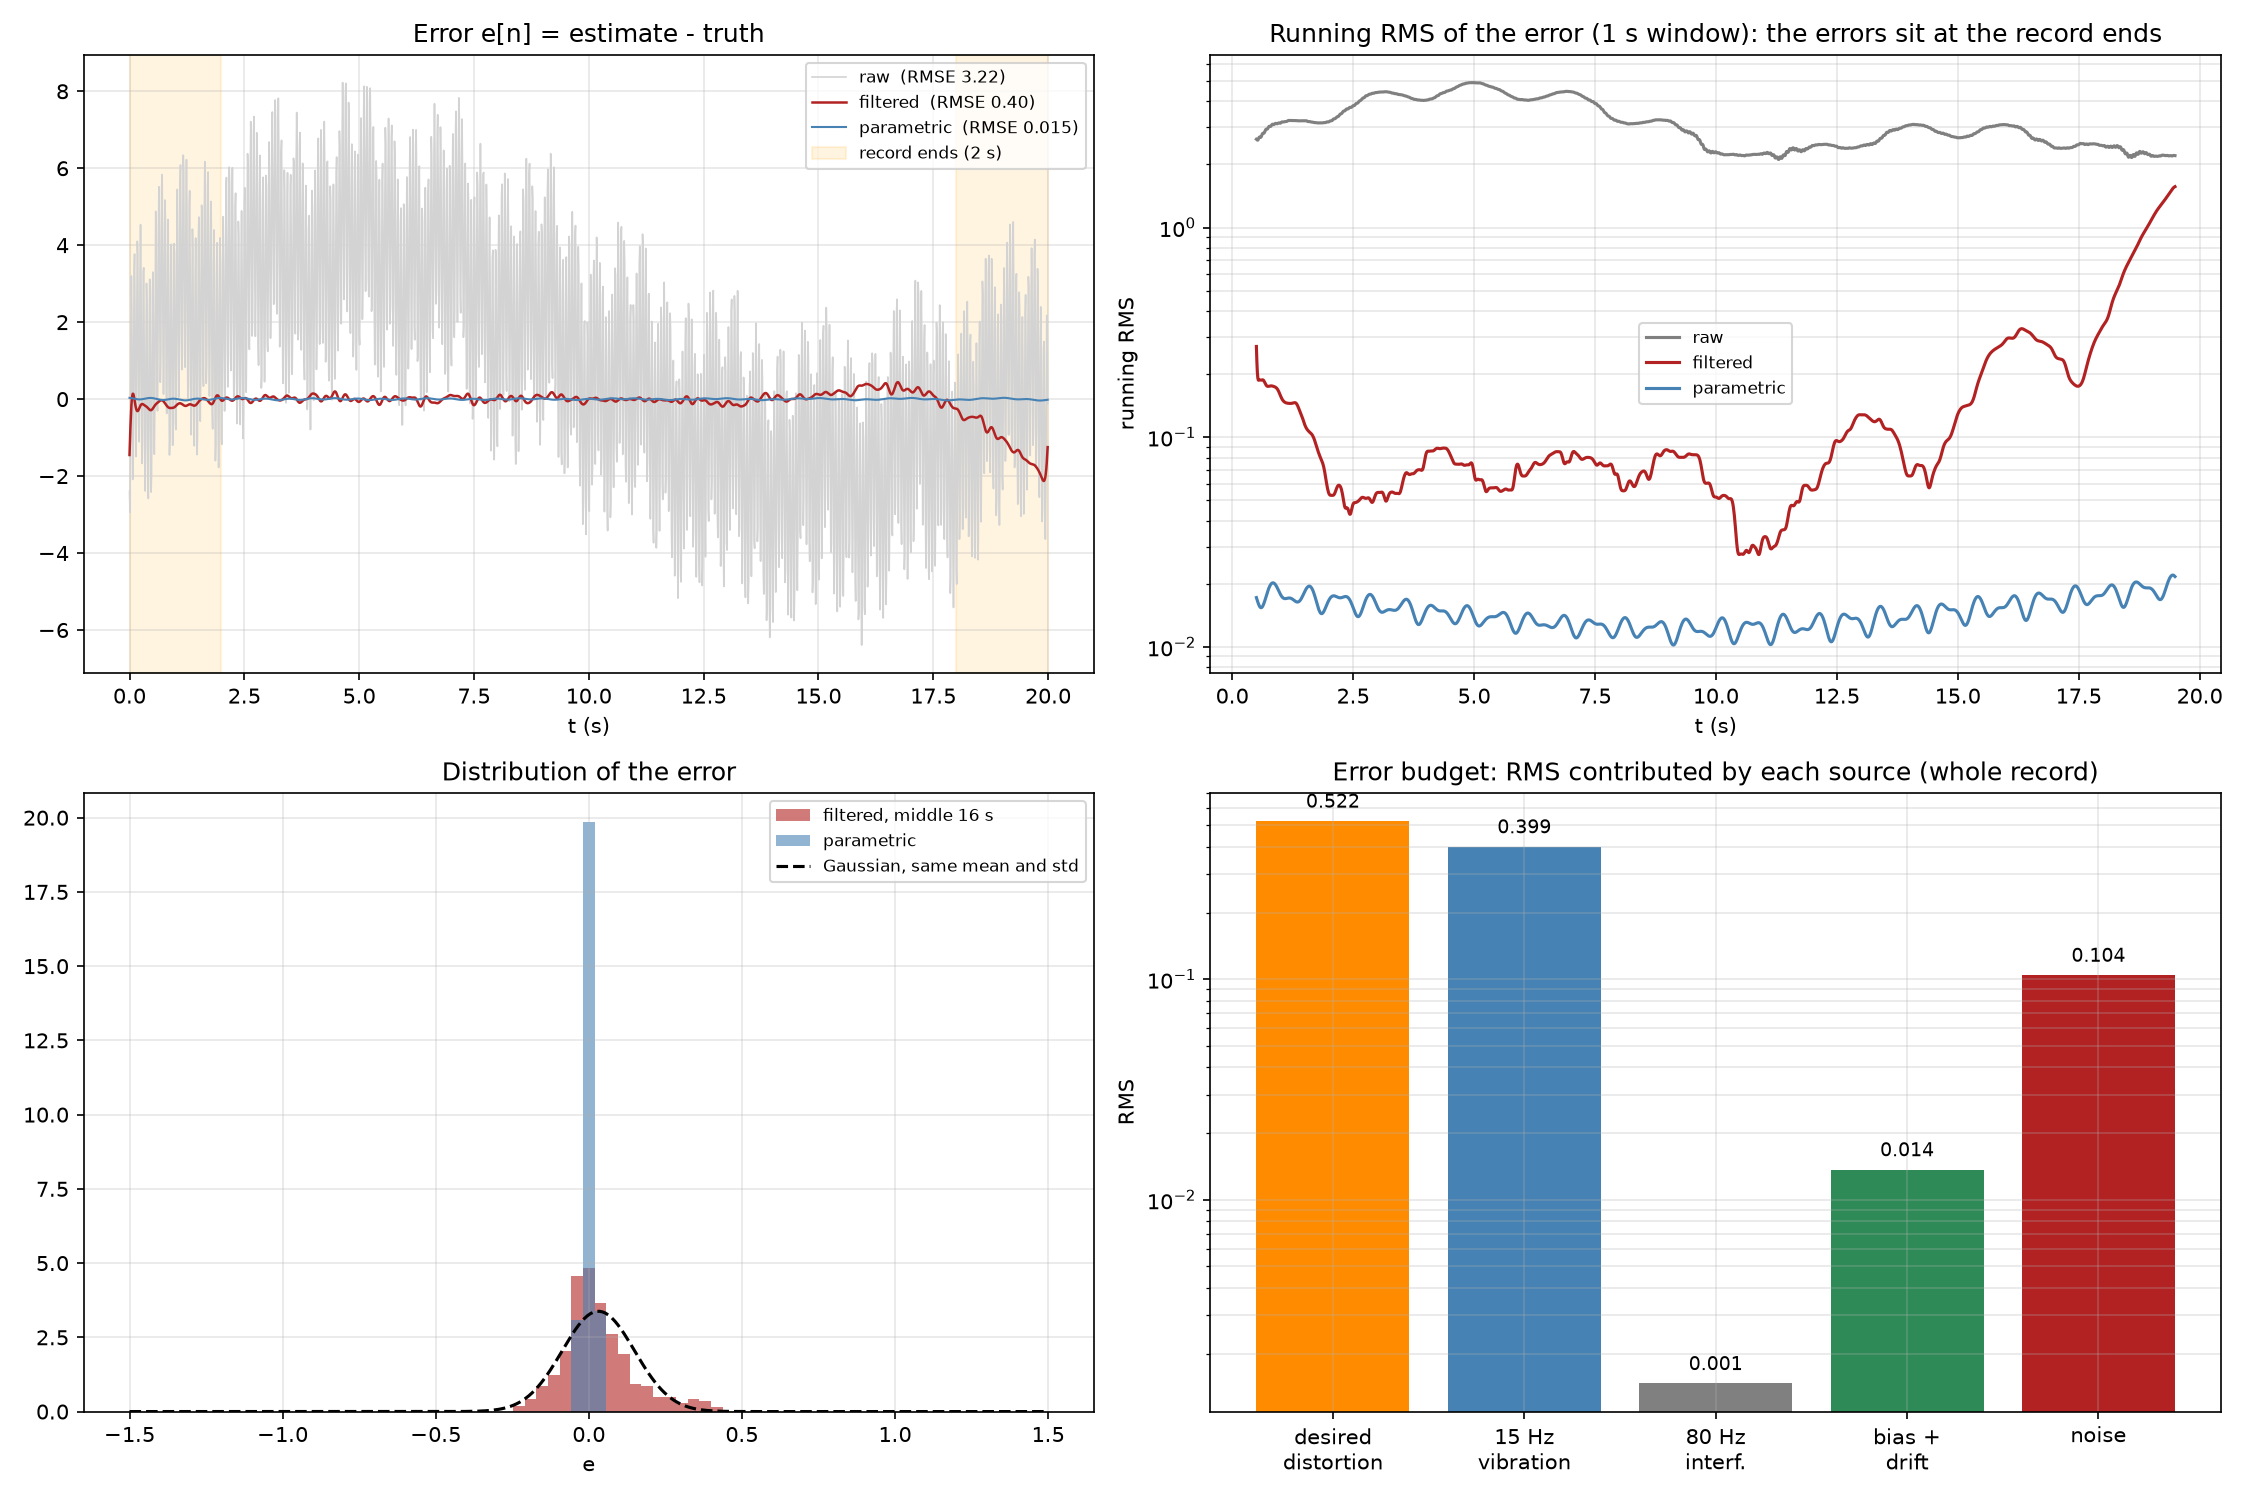

This figure's Python source:
"""Stage 9: calculate the error.

    e[n] = x_hat[n] - x_true[n]

Bias, variance, standard deviation, RMSE and SNR for the raw measurement, the filtered
estimate and the parametric estimate, plus an error BUDGET that says where the remaining
error comes from (possible because the whole pipeline is linear).
"""

import os

import matplotlib.pyplot as plt
import numpy as np

import project_signal as P
import stage4_antialias as S4
import stage5_sample as S5
import stage7_filter as S7
import stage8_estimate as S8

OUT_DIR = os.path.dirname(os.path.abspath(__file__))
FS = S5.FS
EDGE = int(S8.EDGE * FS)


def error_stats(e, x_true):
    """Bias, variance, std, RMSE of an error sequence, and SNR = signal power / error power in dB."""
    e = np.asarray(e)
    return {"bias": float(np.mean(e)), "variance": float(np.var(e)), "std": float(np.std(e)),
            "rmse": float(np.sqrt(np.mean(e**2))), "snr": float(10 * np.log10(np.mean(x_true**2) / np.mean(e**2)))}


def through_pipeline(analog_component):
    """Push one ANALOG component through the whole chain: analog filter -> ADC -> digital filter -> equalizer."""
    z_n = S4.analog_filter(analog_component)[:: P.FS_ANALOG // FS]
    return S7.estimate_waveform(z_n)


def print_block(title, s):
    print(title)
    print(f"  Bias:               {s['bias']:>9.4f}")
    print(f"  Variance:           {s['variance']:>9.4f}")
    print(f"  Standard deviation: {s['std']:>9.4f}")
    print(f"  RMSE:               {s['rmse']:>9.4f}")
    print(f"  SNR:                {s['snr']:>9.2f} dB")


if __name__ == "__main__":
    a = S5.acquire()
    z, x_true, t_n, comp = a["z_n"], a["x_true_n"], a["t_n"], a["components"]
    x_hat = S7.estimate_waveform(z)
    par = S8.estimate_parameters(x_hat, method="ls")
    x_par = S8.parametric_waveform(par, t_n)

    e_raw, e_hat, e_par = z - x_true, x_hat - x_true, x_par - x_true
    print(f"e[n] = estimate[n] - x_true[n],   {len(z)} samples;  signal power mean(x_true^2) = {np.mean(x_true ** 2):.2f}\n")
    print("WHOLE RECORD")
    print_block("RAW MEASUREMENT  (z[n] - x_true[n])", error_stats(e_raw, x_true))
    print()
    print_block("FILTERED ESTIMATE  (x_hat[n] - x_true[n])", error_stats(e_hat, x_true))
    print()
    print_block("PARAMETRIC ESTIMATE  (x_p[n] - x_true[n], from the fitted A, f, phase)", error_stats(e_par, x_true))

    inner = slice(EDGE, len(z) - EDGE)
    s_raw_i, s_hat_i, s_par_i = (error_stats(e[inner], x_true[inner]) for e in (e_raw, e_hat, e_par))
    s_raw, s_hat, s_par = (error_stats(e, x_true) for e in (e_raw, e_hat, e_par))
    print("\nAWAY FROM THE RECORD ENDS (excluding 2 s at each end)")
    print(f"  {'':<22}{'bias':>9}{'std':>9}{'RMSE':>9}{'SNR (dB)':>11}")
    for name, s in [("raw measurement", s_raw_i), ("filtered estimate", s_hat_i), ("parametric estimate", s_par_i)]:
        print(f"  {name:<22}{s['bias']:>9.4f}{s['std']:>9.4f}{s['rmse']:>9.4f}{s['snr']:>11.2f}")

    print("\nDID THE PROCESSING HELP?")
    print(f"  filtered estimate : RMSE {s_raw['rmse']:.3f} -> {s_hat['rmse']:.3f}  ({s_raw['rmse'] / s_hat['rmse']:.1f}x smaller), SNR {s_raw['snr']:.1f} -> {s_hat['snr']:.1f} dB (+{s_hat['snr'] - s_raw['snr']:.1f} dB), bias {s_raw['bias']:+.3f} -> {s_hat['bias']:+.4f}")
    print(f"  parametric        : RMSE {s_raw['rmse']:.3f} -> {s_par['rmse']:.3f}  ({s_raw['rmse'] / s_par['rmse']:.0f}x smaller), SNR {s_raw['snr']:.1f} -> {s_par['snr']:.1f} dB (+{s_par['snr'] - s_raw['snr']:.1f} dB)")

    # Error budget: the pipeline is linear, so each component's contribution is separable.
    parts = {
        "distortion of the desired signal": through_pipeline(comp["x_true"]) - x_true,
        "15 Hz vibration (leakage)": through_pipeline(comp["vib"]),
        "80 Hz interference (leakage)": through_pipeline(comp["hf"]),
        "bias + drift (leakage)": through_pipeline(comp["bias"]),
        "noise (in-band)": through_pipeline(comp["noise"]),
    }
    check = float(np.max(np.abs(sum(parts.values()) - e_hat)))
    print(f"\nERROR BUDGET of the filtered estimate (each component pushed through the same linear pipeline; parts sum to e[n] to {check:.0e})")
    print(f"  {'source':<36}{'RMS, whole record':>19}{'RMS, interior':>15}{'share of MSE':>14}")
    total_ms = float(np.mean(e_hat**2))
    for name, e in parts.items():
        print(f"  {name:<36}{np.sqrt(np.mean(e ** 2)):>19.4f}{np.sqrt(np.mean(e[inner] ** 2)):>15.4f}{100 * np.mean(e ** 2) / total_ms:>13.1f}%")
    print(f"  {'total (with cross terms)':<36}{np.sqrt(total_ms):>19.4f}{s_hat_i['rmse']:>15.4f}")
    edges = np.r_[e_hat[:EDGE], e_hat[-EDGE:]]
    print(f"  RMS of the first and last 2 s together: {np.sqrt(np.mean(edges ** 2)):.3f}   vs the middle 16 s: {s_hat_i['rmse']:.3f}")
    print(f"  in-band noise alone (middle of the record): {np.sqrt(np.mean(parts['noise (in-band)'][inner] ** 2)):.3f} RMS; the rest of the middle-record error ({s_hat_i['rmse']:.3f} total) is edge error bleeding inward")

    fig, axes = plt.subplots(2, 2, figsize=(15, 10))
    ax = axes[0, 0]
    ax.plot(t_n, e_raw, color="lightgray", linewidth=0.8, label=f"raw  (RMSE {s_raw['rmse']:.2f})")
    ax.plot(t_n, e_hat, color="firebrick", linewidth=1.2, label=f"filtered  (RMSE {s_hat['rmse']:.2f})")
    ax.plot(t_n, e_par, color="steelblue", linewidth=1.0, label=f"parametric  (RMSE {s_par['rmse']:.3f})")
    ax.axvspan(0, 2, color="orange", alpha=0.12)
    ax.axvspan(P.DURATION - 2, P.DURATION, color="orange", alpha=0.12, label="record ends (2 s)")
    ax.set_title("Error e[n] = estimate - truth")
    ax.set_xlabel("t (s)")
    ax.legend(fontsize=8, loc="upper right")

    ax = axes[0, 1]
    win = 100
    for e, c, nm in [(e_raw, "gray", "raw"), (e_hat, "firebrick", "filtered"), (e_par, "steelblue", "parametric")]:
        rr = np.sqrt(np.convolve(e**2, np.ones(win) / win, mode="same"))
        ax.semilogy(t_n[win // 2:-win // 2], rr[win // 2:-win // 2], color=c, label=nm)
    ax.set_title("Running RMS of the error (1 s window): the errors sit at the record ends")
    ax.set_xlabel("t (s)")
    ax.set_ylabel("running RMS")
    ax.legend(fontsize=8)

    ax = axes[1, 0]
    bins = np.linspace(-1.5, 1.5, 80)
    ax.hist(e_hat[inner], bins=bins, density=True, color="firebrick", alpha=0.6, label="filtered, middle 16 s")
    ax.hist(e_par, bins=bins, density=True, color="steelblue", alpha=0.6, label="parametric")
    gx = np.linspace(-1.5, 1.5, 300)
    s_ = s_hat_i["std"]
    ax.plot(gx, np.exp(-0.5 * ((gx - s_hat_i["bias"]) / s_) ** 2) / (s_ * np.sqrt(2 * np.pi)), "k--", label="Gaussian, same mean and std")
    ax.set_title("Distribution of the error")
    ax.set_xlabel("e")
    ax.legend(fontsize=8)

    ax = axes[1, 1]
    names = list(parts.keys())
    vals = [np.sqrt(np.mean(e**2)) for e in parts.values()]
    short = ["desired\ndistortion", "15 Hz\nvibration", "80 Hz\ninterf.", "bias +\ndrift", "noise"]
    bars = ax.bar(short, vals, color=["darkorange", "steelblue", "gray", "seagreen", "firebrick"])
    ax.set_yscale("log")
    for b_, v in zip(bars, vals):
        ax.text(b_.get_x() + b_.get_width() / 2, v * 1.15, f"{v:.3f}", ha="center", fontsize=9)
    ax.set_title("Error budget: RMS contributed by each source (whole record)")
    ax.set_ylabel("RMS")
    for ax in axes.flatten():
        ax.grid(alpha=0.3, which="both")
    fig.tight_layout()
    fig.savefig(os.path.join(OUT_DIR, "stage9_error.png"), dpi=150)
    print("\nSaved stage9_error.png")

    big = max(parts, key=lambda k: np.mean(parts[k] ** 2))
    print(
        f"""
What this means
---------------
The processing helped, and the numbers say by how much: the RMSE of the filtered estimate
is {s_hat['rmse']:.2f} against {s_raw['rmse']:.2f} for the raw measurement ({s_raw['rmse'] / s_hat['rmse']:.0f}x smaller) and its SNR rises from {s_raw['snr']:.1f} to
{s_hat['snr']:.1f} dB. The raw error is mostly the bias (+{s_raw['bias']:.2f}), the drift and the vibration, and the
filter removes all three, so the filtered estimate's bias is {s_hat['bias']:+.3f}.
The error budget shows what is left and why (shares add to more than 100% because the
sources are correlated):
  - the two biggest terms, "{big}" and the 15 Hz vibration, are EDGE effects. In
    steady state the filter passes the vibration at -81 dB, as designed, yet the whole-record
    vibration term is not small: the first and last 2 s carry an RMS of {np.sqrt(np.mean(edges ** 2)):.2f} against
    {s_hat_i['rmse']:.2f} in the middle. A short record has to be extended past its ends before it can be filtered,
    and the extension of an oscillating component is only approximately right; the 0.15 Hz
    high-pass (memory of several seconds) then spreads that mismatch inward. This is the
    price of removing drift from a 20 s record,
  - leakage of the 80 Hz interference and of the bias/drift is tiny ({np.sqrt(np.mean(parts['80 Hz interference (leakage)'] ** 2)):.3f} and {np.sqrt(np.mean(parts['bias + drift (leakage)'] ** 2)):.3f} RMS), as the
    spectrum-based design predicted,
  - the in-band noise contributes only {np.sqrt(np.mean(parts['noise (in-band)'] ** 2)):.2f} RMS: the floor no linear filter can lower without also removing signal.
Design note: staging the filters (low-pass with mirror padding first, then the high-pass)
was tried during development. It cut the vibration edge term from 0.40 to 0.11 but raised the
desired-signal edge term from 0.52 to 0.66, so the total error got worse (0.40 to 0.63):
the edge error is a trade-off, not something one padding choice removes. A longer record, or
a model-based estimate (below), is the real fix.
The parametric estimate reaches {s_par['rmse']:.3f} RMSE ({s_par['snr']:.0f} dB) because it uses more prior knowledge: it assumes the
signal is two sinusoids, which the spectrum supports, and estimates only four amplitudes,
frequencies and phases instead of 2000 samples. It is the better estimator here, and it
would be the worse one if the motion contained anything the model does not."""
    )
